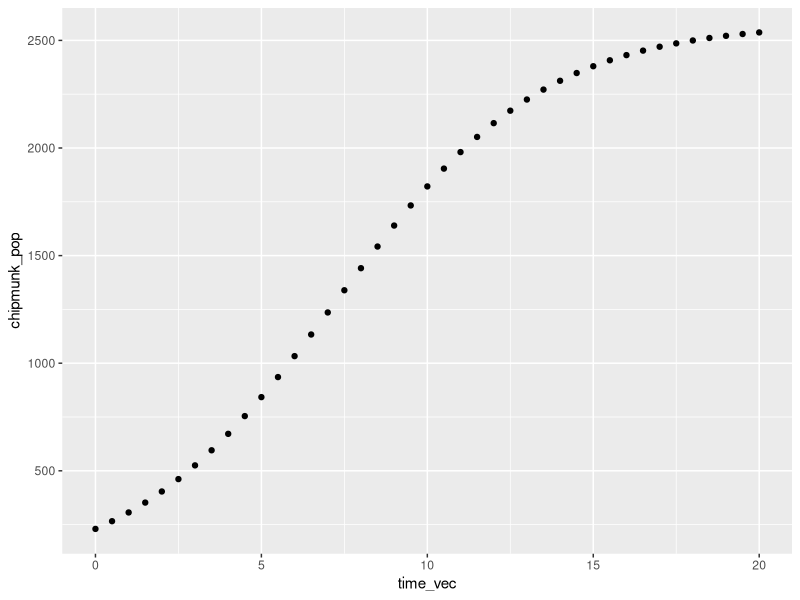

This figure's R source:
## ---- chunk 1
knitr::opts_chunk$set(echo = TRUE)
install.packages("vctrs")
library(vctrs)
install.packages("tidyverse", dependencies = TRUE)
library(tidyverse)
## ---- chunk 2
seq(from = 2, to = 18, by = 0.3)
## ---- chunk 3
seq(from = 2, to = 18, length = 30)
## ---- chunk 4
pop_logistic <- function(capacity, init_pop, rate, time_yr) {
  capacity / (1 + ((capacity - init_pop) / init_pop) * exp(-rate * time_yr))
}
## ---- chunk 5
pop_logistic(capacity = 2580, init_pop = 230, rate = 0.32, time_yr = 2.4)
## ---- chunk 6
# First, create the vector (a sequence of values)
time_vec <- seq(from = 0, to = 20, by = 0.5)

# Then, use that as your time input in the model and save the output in a variable:
chipmunk_pop<- pop_logistic(capacity = 2580, init_pop = 230, rate = 0.32, time_yr = time_vec)
## ---- chunk 7
chipmunk_df <- data.frame(time_vec, chipmunk_pop)

head(chipmunk_df)

ggplot(data = chipmunk_df, aes(x = time_vec, y = chipmunk_pop)) +
  geom_point()
